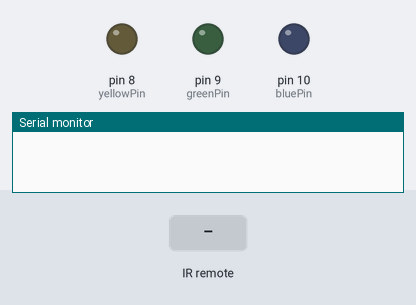
Bench run of a sketch on a simulated Arduino Uno, built with avr-gcc and run on an emulated ATmega328P. Shown: output pins drawn as LEDs (lit = HIGH), the last lines printed to the serial monitor. Inputs (shaded band) come from the test bench.

Above: at 1.2 s.
1.3 s: infrared code 0xE0E020DF received
At 2.5 s:
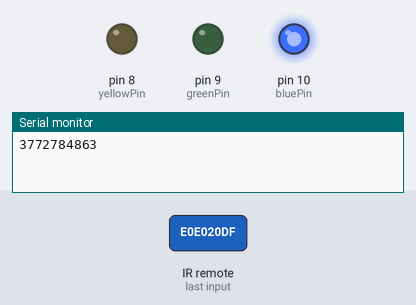
2.8 s: infrared code 0xE0E0A05F received
At 3.4 s:
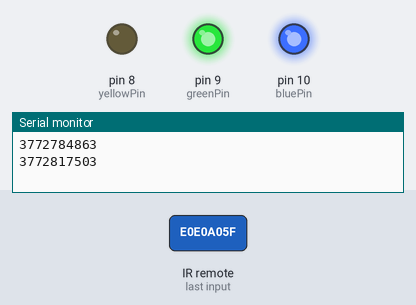
4.3 s: infrared code 0xE0E010EF received
At 4.6 s:
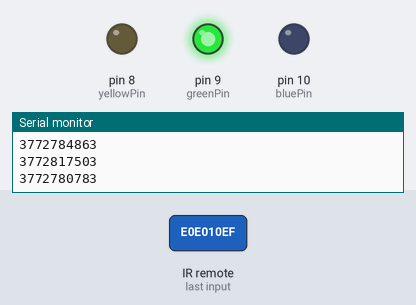
5.8 s: infrared code 0xE0E0609F received
At 6.9 s:
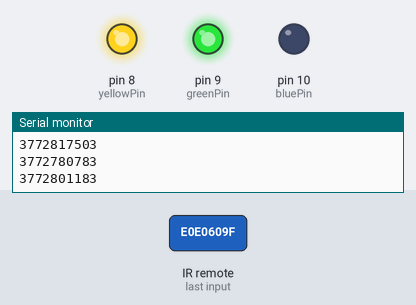
7.3 s: infrared code 0xE0E0906F received
At 8.1 s:
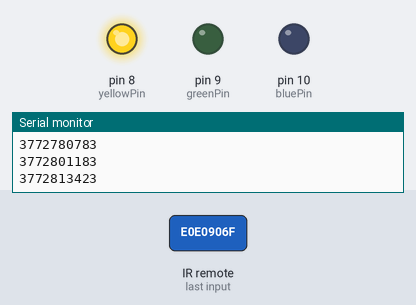
8.8 s: infrared code 0xE0E050AF received
At 9.3 s:
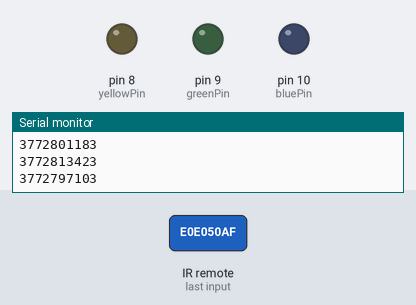
Timing chart, 0 to 11.3 s (numbered marks = the images above; inputs shaded):
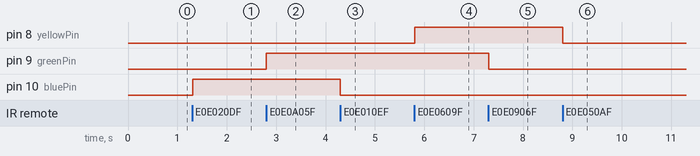

Measured:
- after the input at 1.3 s, pin 10 (bluePin): LOW → HIGH at once
- after the input at 2.8 s, pin 9 (greenPin): LOW → HIGH at once
- after the input at 4.3 s, pin 10 (bluePin): HIGH → LOW at once
- after the input at 5.8 s, pin 8 (yellowPin): LOW → HIGH at once
- after the input at 7.3 s, pin 9 (greenPin): HIGH → LOW at once
- after the input at 8.8 s, pin 8 (yellowPin): HIGH → LOW at once

The sketch:

ir_remote_control_values.ino
```cpp
#include <IRremote.h>

int IR_Recv = 11;   // IR Receiver Pin
int bluePin = 10;
int greenPin = 9;
int yellowPin = 8;

IRrecv irrecv(IR_Recv);
decode_results results;

void setup() {
  Serial.begin(9600);          // Starts serial communication
  irrecv.enableIRIn();         // Starts the receiver
  pinMode(bluePin, OUTPUT);     // Sets the digital pin as output
  pinMode(greenPin, OUTPUT);    // Sets the digital pin as output
  pinMode(yellowPin, OUTPUT);   // Sets the digital pin as output
}

void loop() {
  // Decodes the infrared input
  if (irrecv.decode(&results)) {
    long int decCode = results.value;
    Serial.println(results.value);

    // Switch case to use the selected remote control button
    switch (results.value) {
      case 3772784863: // When you press the 1 button on Samsung remote
        digitalWrite(bluePin, HIGH);
        break;
      case 3772780783: // When you press the 4 button on Samsung remote
        digitalWrite(bluePin ,LOW);
        break;
      case 3772817503: // When you press the 2 button on Samsung remote
        digitalWrite(greenPin, HIGH);
        break;
      case 3772813423: // When you press the 5 button on Samsung remote
        digitalWrite(greenPin, LOW);
        break;
      case 3772801183: // When you press the 3 button on Samsung remote
        digitalWrite(yellowPin, HIGH);
        break;
      case 3772797103: // When you press the 6 button on Samsung remote
        digitalWrite(yellowPin, LOW);
        break;
    }
    irrecv.resume(); // Receives the next value from the button you press
  }
  delay(10);
}
```
